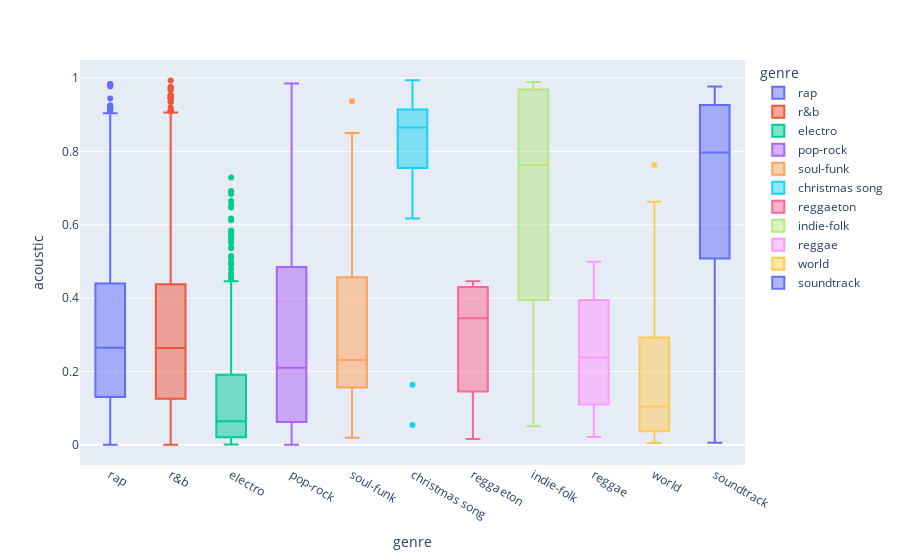

Notebook cell for this chart:
### Code cell
plt.figure(figsize=(16, 8))
fig = px.box(df, x='genre', y='acoustic', color='genre', hover_data=['uri'])

fig.show()

### Figure 1 — Plotly figure (JSON) as saved in the notebook; plotly's stock layout.template omitted (floating-point values rounded to 4 significant figures; data arrays with more than 128 entries replaced by an {"elided": "..."} marker saying what was removed)
{"data": [{"alignmentgroup": "True", "customdata": {"elided": "3106x1 str values"}, "hovertemplate": "genre=%{x}<br>acoustic=%{y}<br>uri=%{customdata[0]}<extra></extra>", "legendgroup": "rap", "marker": {"color": "#636efa"}, "name": "rap", "notched": false, "offsetgroup": "rap", "orientation": "v", "showlegend": true, "type": "box", "x": {"elided": "3106 str values"}, "x0": " ", "xaxis": "x", "y": {"elided": "3106 float values"}, "y0": " ", "yaxis": "y"}, {"alignmentgroup": "True", "customdata": {"elided": "4021x1 str values"}, "hovertemplate": "genre=%{x}<br>acoustic=%{y}<br>uri=%{customdata[0]}<extra></extra>", "legendgroup": "r&b", "marker": {"color": "#EF553B"}, "name": "r&b", "notched": false, "offsetgroup": "r&b", "orientation": "v", "showlegend": true, "type": "box", "x": {"elided": "4021 str values"}, "x0": " ", "xaxis": "x", "y": {"elided": "4021 float values"}, "y0": " ", "yaxis": "y"}, {"alignmentgroup": "True", "customdata": {"elided": "571x1 str values"}, "hovertemplate": "genre=%{x}<br>acoustic=%{y}<br>uri=%{customdata[0]}<extra></extra>", "legendgroup": "electro", "marker": {"color": "#00cc96"}, "name": "electro", "notched": false, "offsetgroup": "electro", "orientation": "v", "showlegend": true, "type": "box", "x": {"elided": "571 str values"}, "x0": " ", "xaxis": "x", "y": {"elided": "571 float values"}, "y0": " ", "yaxis": "y"}, {"alignmentgroup": "True", "customdata": {"elided": "1040x1 str values"}, "hovertemplate": "genre=%{x}<br>acoustic=%{y}<br>uri=%{customdata[0]}<extra></extra>", "legendgroup": "pop-rock", "marker": {"color": "#ab63fa"}, "name": "pop-rock", "notched": false, "offsetgroup": "pop-rock", "orientation": "v", "showlegend": true, "type": "box", "x": {"elided": "1040 str values"}, "x0": " ", "xaxis": "x", "y": {"elided": "1040 float values"}, "y0": " ", "yaxis": "y"}, {"alignmentgroup": "True", "customdata": [["4zWO4gvuFtw6EJZC5FFGlr"], ["58tUwXG7xKE7gzNOp6Msca"], ["58zsLZPvfflaiIbNWoA22O"], ["5eK52eAjFLLBNhOUIuBnBe"], ["5IFsFwlVkt6uzlAVkOOKk3"], ["5QQKWOwPjG9vcDBTQ5Hv5Q"], ["5vdQUAFncALEH9EQvyAqIX"], ["64I0PKLFEKlcvc7fEVUGq0"], ["65irrLqfCMRiO3p87P4C0D"], ["6NUCOaHgHlmqDOBqN4dl9k"], ["42Nzx2VIDp9Se2yWP4qVt5"], ["4f2GB5ZC7vOUYPAg69N2Xw"], ["4vjd5hp6WzxNqYXPKYadMs"], ["3dj4wgM3cPeuLwMNHDuBon"], ["3FAclTFfvUuQYnEsptbK8w"], ["3kXoKlD84c6OmIcOLfrfEs"], ["17phhZDn6oGtzMe56NuWvj"], ["1Cv1YLb4q0RzL6pybtaMLo"], ["1k1Bqnv2R0uJXQN4u6LKYt"], ["1kgws2l8gsvDhtsVyzWbu9"], ["1mqlc0vEP9mU1kZgTi6LIQ"], ["1nBnbpYICt3Zezeug80vWm"], ["1V0qqWBbIWt8hlAjxTZedR"], ["08w1hnWW4GhVm61DoVojsY"], ["0B7wvvmu9EISAwZnOpjhNI"], ["6y2Kaz9QI01XBKJ8mTb7Pf"], ["7GVUmCP00eSsqc4tzj1sDD"], ["7KBfjlQ85Fqs2MCCvXSW0c"], ["7tqhbajSfrz2F7E1Z75ASX"], ["7vOmSP2647oNUGGEhWd1cr"]], "hovertemplate": "genre=%{x}<br>acoustic=%{y}<br>uri=%{customdata[0]}<extra></extra>", "legendgroup": "soul-funk", "marker": {"color": "#FFA15A"}, "name": "soul-funk", "notched": false, "offsetgroup": "soul-funk", "orientation": "v", "showlegend": true, "type": "box", "x": ["soul-funk", "soul-funk", "soul-funk", "soul-funk", "soul-funk", "soul-funk", "soul-funk", "soul-funk", "soul-funk", "soul-funk", "soul-funk", "soul-funk", "soul-funk", "soul-funk", "soul-funk", "soul-funk", "soul-funk", "soul-funk", "soul-funk", "soul-funk", "soul-funk", "soul-funk", "soul-funk", "soul-funk", "soul-funk", "soul-funk", "soul-funk", "soul-funk", "soul-funk", "soul-funk"], "x0": " ", "xaxis": "x", "y": [0.346, 0.627, 0.393, 0.202, 0.85, 0.156, 0.516, 0.222, 0.733, 0.0296, 0.39, 0.131, 0.172, 0.0193, 0.134, 0.146, 0.199, 0.183, 0.457, 0.343, 0.183, 0.24, 0.0982, 0.688, 0.937, 0.265, 0.172, 0.826, 0.43, 0.146], "y0": " ", "yaxis": "y"}, {"alignmentgroup": "True", "customdata": [["5Ber68jZ7ytegr2UISEdb7"], ["5CYqCvIaZF6fuWWlFgSjHj"], ["5hslUAKq9I9CG2bAulFkHN"], ["5humEOJehpAwMJEJmb0JJ2"], ["5MitajCMVXLMcL6FANJxY8"], ["5mZpq33J8jsDVQ42TmjizK"], ["5Q2P43CJra0uRAogjHyJDK"], ["5VvtmOjMSEx0rjIiBHiv83"], ["5yNgdD8E6WruhULb4n2Con"], ["6FopuqOQtxiCsIb9j0kasz"], ["6p1GHnHSJSma1orNgP7NoE"], ["3QiAAp20rPC3dcAtKtMaqQ"], ["3YSMQ4ZoStx8yt8rOP8ZXm"], ["3z37CAbnLy9fxKU51kaRkQ"], ["44mYhOVgerj2qPjkGDVA6n"], ["4kKdvXD0ez7jp1296JmAts"], ["4MXjNlvbzwCMWHrxlya9pW"], ["4PS1e8f2LvuTFgUs1Cn3ON"], ["2EjXfH91m7f8HiJN1yQg97"], ["2etA10mLFoJ1c0UOoeY7iZ"], ["2pXpURmn6zC5ZYDMms6fwa"], ["2qzGkT6PHNwc7CAcxFpVB6"], ["2uFaJJtFpPDc5Pa95XzTvg"], ["3hBXvHLlTHvnbwrPbeoyAj"], ["1IcR6RlgvDczfvoWJSSY2A"], ["0NSAlbl5xcKOu7BKDbVk7I"], ["0247StOpd3AkeBQzANX4Zf"], ["07RmHXaYqBdUyfAESPZkRO"], ["6tjituizSxwSmBB5vtgHZE"], ["6TkXViJUO3SA6FMcrNwlD9"], ["7inXu0Eaeg02VsM8kHNvzM"], ["7Ivelh8N9J25Yj9KKxYj6w"], ["7vQbuQcyTflfCIOu3Uzzya"]], "hovertemplate": "genre=%{x}<br>acoustic=%{y}<br>uri=%{customdata[0]}<extra></extra>", "legendgroup": "christmas song", "marker": {"color": "#19d3f3"}, "name": "christmas song", "notched": false, "offsetgroup": "christmas song", "orientation": "v", "showlegend": true, "type": "box", "x": ["christmas song", "christmas song", "christmas song", "christmas song", "christmas song", "christmas song", "christmas song", "christmas song", "christmas song", "christmas song", "christmas song", "christmas song", "christmas song", "christmas song", "christmas song", "christmas song", "christmas song", "christmas song", "christmas song", "christmas song", "christmas song", "christmas song", "christmas song", "christmas song", "christmas song", "christmas song", "christmas song", "christmas song", "christmas song", "christmas song", "christmas song", "christmas song", "christmas song"], "x0": " ", "xaxis": "x", "y": [0.785, 0.81, 0.766, 0.904, 0.837, 0.768, 0.738, 0.994, 0.945, 0.976, 0.967, 0.9, 0.901, 0.657, 0.765, 0.903, 0.962, 0.92, 0.617, 0.0537, 0.76, 0.974, 0.912, 0.643, 0.871, 0.729, 0.164, 0.872, 0.865, 0.968, 0.881, 0.786, 0.643], "y0": " ", "yaxis": "y"}, {"alignmentgroup": "True", "customdata": [["5KuU8cuhCGJRmAUZsqUBRE"], ["0dZpw3h6KZhcHec61qwevZ"], ["6XjDF6nds4DE2BBbagZol6"], ["7vdq8RlxxuhB1GFIN9FIlI"]], "hovertemplate": "genre=%{x}<br>acoustic=%{y}<br>uri=%{customdata[0]}<extra></extra>", "legendgroup": "reggaeton", "marker": {"color": "#FF6692"}, "name": "reggaeton", "notched": false, "offsetgroup": "reggaeton", "orientation": "v", "showlegend": true, "type": "box", "x": ["reggaeton", "reggaeton", "reggaeton", "reggaeton"], "x0": " ", "xaxis": "x", "y": [0.275, 0.016, 0.446, 0.415], "y0": " ", "yaxis": "y"}, {"alignmentgroup": "True", "customdata": [["5L9lIPrWsnPDUQ7rot773c"], ["62oCnK99vT8HOgwPsvXuiM"], ["6mORGLOz79w6VsCRLWYYuK"], ["3vkCueOmm7xQDoJ17W1Pm3"], ["3aBUaY8sq3v4N872BTBPfT"], ["3E2Zh20GDCR9B1EYjfXWyv"], ["3hRV0jL3vUpRrcy398teAU"], ["0V5cvmTKsYmF5FmGGEAfmS"]], "hovertemplate": "genre=%{x}<br>acoustic=%{y}<br>uri=%{customdata[0]}<extra></extra>", "legendgroup": "indie-folk", "marker": {"color": "#B6E880"}, "name": "indie-folk", "notched": false, "offsetgroup": "indie-folk", "orientation": "v", "showlegend": true, "type": "box", "x": ["indie-folk", "indie-folk", "indie-folk", "indie-folk", "indie-folk", "indie-folk", "indie-folk", "indie-folk"], "x0": " ", "xaxis": "x", "y": [0.653, 0.658, 0.969, 0.868, 0.0507, 0.137, 0.968, 0.989], "y0": " ", "yaxis": "y"}, {"alignmentgroup": "True", "customdata": [["5O4erNlJ74PIF6kGol1ZrC"], ["5px2CcFnmRJecJMNPYz4Io"], ["48xHszgl5GSK5nefCOiFov"], ["2cnKEkpVUSV4wnjQiTWfH6"], ["2GS9AEoOjgbztBfIbCJ2mr"], ["3cR5ZtQ4JqGj4VHBb1gvFf"], ["3h5TiWTqGxjSjFrbruPFH9"], ["1BkY0N8ChFk2mdLbAUu8ZK"], ["0mAinALNSl5TurTs9ZPUMp"], ["02WDuAXXKumemrvsmrVBvH"], ["7ueuqvQkKA9k1Pys0hB5br"], ["7vFoFDWqTX0mHzLfrF1Cfy"]], "hovertemplate": "genre=%{x}<br>acoustic=%{y}<br>uri=%{customdata[0]}<extra></extra>", "legendgroup": "reggae", "marker": {"color": "#FF97FF"}, "name": "reggae", "notched": false, "offsetgroup": "reggae", "orientation": "v", "showlegend": true, "type": "box", "x": ["reggae", "reggae", "reggae", "reggae", "reggae", "reggae", "reggae", "reggae", "reggae", "reggae", "reggae", "reggae"], "x0": " ", "xaxis": "x", "y": [0.36, 0.0215, 0.429, 0.0245, 0.499, 0.0918, 0.128, 0.459, 0.31, 0.329, 0.128, 0.166], "y0": " ", "yaxis": "y"}, {"alignmentgroup": "True", "customdata": [["5tKDLKD6TZ0QmUJbiG1ADN"], ["6b37xrsNCWYIUphFBazqD6"], ["6d2bCGA5VZaME6DBZH1pGK"], ["3ZdHjM78OVjE1NvglkKOPm"], ["4qYBR4KCtaTeOBwQA2wc66"], ["1xs8bOvm3IzEYmcLJVOc34"], ["2vYKJpvtR9JNtBmLW8tAac"], ["32ujt0CBVLsFyQtAhVk7WN"], ["11G8CE8y5M0t3n0r7FrppK"], ["0tFY357QKe2GKvjcWA1kxK"], ["7hzjWGFi2HKUGOXp1LiQ3V"], ["7LjHqvRyDcMZ9rJ1XuY0IP"]], "hovertemplate": "genre=%{x}<br>acoustic=%{y}<br>uri=%{customdata[0]}<extra></extra>", "legendgroup": "world", "marker": {"color": "#FECB52"}, "name": "world", "notched": false, "offsetgroup": "world", "orientation": "v", "showlegend": true, "type": "box", "x": ["world", "world", "world", "world", "world", "world", "world", "world", "world", "world", "world", "world"], "x0": " ", "xaxis": "x", "y": [0.349, 0.663, 0.112, 0.0366, 0.762, 0.0369, 0.097, 0.00506, 0.00506, 0.236, 0.0559, 0.168], "y0": " ", "yaxis": "y"}, {"alignmentgroup": "True", "customdata": [["1WOmEg42Mgaz1nRimIMR9C"], ["2xGjteMU3E1tkEPVFBO08U"], ["1R17cgUv6HeQFa78dzqb7s"], ["0LtVx5vsq9nfpGsWgjUin6"], ["0n7HccwQ67rDGy972PR8cl"]], "hovertemplate": "genre=%{x}<br>acoustic=%{y}<br>uri=%{customdata[0]}<extra></extra>", "legendgroup": "soundtrack", "marker": {"color": "#636efa"}, "name": "soundtrack", "notched": false, "offsetgroup": "soundtrack", "orientation": "v", "showlegend": true, "type": "box", "x": ["soundtrack", "soundtrack", "soundtrack", "soundtrack", "soundtrack"], "x0": " ", "xaxis": "x", "y": [0.675, 0.00583, 0.977, 0.91, 0.797], "y0": " ", "yaxis": "y"}], "layout": {"boxmode": "overlay", "legend": {"title": {"text": "genre"}, "tracegroupgap": 0}, "margin": {"t": 60}, "xaxis": {"anchor": "y", "categoryarray": ["rap", "r&b", "electro", "pop-rock", "soul-funk", "christmas song", "reggaeton", "indie-folk", "reggae", "world", "soundtrack"], "categoryorder": "array", "domain": [0, 1], "title": {"text": "genre"}}, "yaxis": {"anchor": "x", "domain": [0, 1], "title": {"text": "acoustic"}}}}
